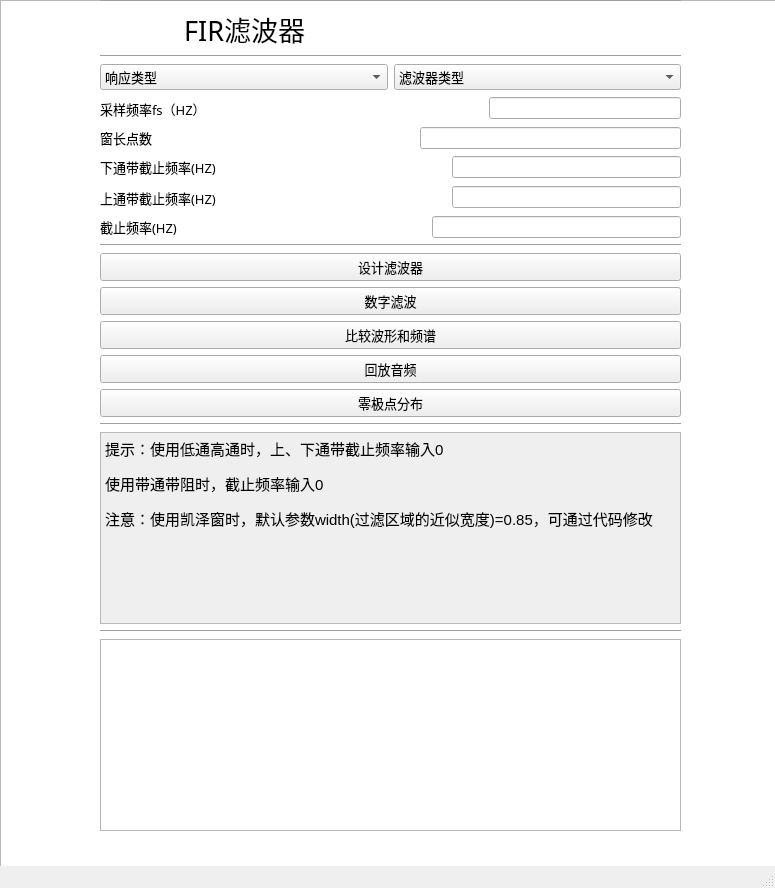
<?xml version="1.0" encoding="UTF-8"?>
<ui version="4.0">
 <class>MainWindow</class>
 <widget class="QMainWindow" name="MainWindow">
  <property name="geometry">
   <rect>
    <x>0</x>
    <y>0</y>
    <width>775</width>
    <height>888</height>
   </rect>
  </property>
  <property name="windowTitle">
   <string>MainWindow</string>
  </property>
  <property name="styleSheet">
   <string notr="true"/>
  </property>
  <widget class="QWidget" name="centralwidget">
   <widget class="QListView" name="listView">
    <property name="geometry">
     <rect>
      <x>0</x>
      <y>0</y>
      <width>791</width>
      <height>891</height>
     </rect>
    </property>
    <property name="styleSheet">
     <string notr="true">background-image: url(:/PA.png);</string>
    </property>
   </widget>
   <widget class="QWidget" name="layoutWidget">
    <property name="geometry">
     <rect>
      <x>100</x>
      <y>0</y>
      <width>581</width>
      <height>831</height>
     </rect>
    </property>
    <layout class="QVBoxLayout" name="verticalLayout_2">
     <item>
      <widget class="Line" name="line_7">
       <property name="orientation">
        <enum>Qt::Horizontal</enum>
       </property>
      </widget>
     </item>
     <item>
      <widget class="QLabel" name="label">
       <property name="font">
        <font>
         <family>黑体</family>
         <pointsize>20</pointsize>
        </font>
       </property>
       <property name="text">
        <string>            FIR滤波器</string>
       </property>
      </widget>
     </item>
     <item>
      <widget class="Line" name="line_2">
       <property name="orientation">
        <enum>Qt::Horizontal</enum>
       </property>
      </widget>
     </item>
     <item>
      <layout class="QHBoxLayout" name="horizontalLayout_7">
       <item>
        <widget class="QComboBox" name="comboBox">
         <property name="font">
          <font>
           <family>黑体</family>
           <pointsize>10</pointsize>
          </font>
         </property>
         <item>
          <property name="text">
           <string>响应类型</string>
          </property>
         </item>
         <item>
          <property name="text">
           <string>lowpass</string>
          </property>
         </item>
         <item>
          <property name="text">
           <string>highpass</string>
          </property>
         </item>
         <item>
          <property name="text">
           <string>bandpass</string>
          </property>
         </item>
         <item>
          <property name="text">
           <string>bandstop</string>
          </property>
         </item>
        </widget>
       </item>
       <item>
        <widget class="QComboBox" name="comboBox_2">
         <property name="font">
          <font>
           <family>黑体</family>
           <pointsize>10</pointsize>
          </font>
         </property>
         <item>
          <property name="text">
           <string>滤波器类型</string>
          </property>
         </item>
         <item>
          <property name="text">
           <string>triang</string>
          </property>
         </item>
         <item>
          <property name="text">
           <string>bartlett</string>
          </property>
         </item>
         <item>
          <property name="text">
           <string>hann</string>
          </property>
         </item>
         <item>
          <property name="text">
           <string>hamming</string>
          </property>
         </item>
         <item>
          <property name="text">
           <string>blackman</string>
          </property>
         </item>
         <item>
          <property name="text">
           <string>Kaiser</string>
          </property>
         </item>
        </widget>
       </item>
      </layout>
     </item>
     <item>
      <layout class="QVBoxLayout" name="verticalLayout">
       <item>
        <layout class="QHBoxLayout" name="horizontalLayout_2">
         <item>
          <widget class="QLabel" name="label_2">
           <property name="sizePolicy">
            <sizepolicy hsizetype="Expanding" vsizetype="Expanding">
             <horstretch>0</horstretch>
             <verstretch>1</verstretch>
            </sizepolicy>
           </property>
           <property name="font">
            <font>
             <family>黑体</family>
             <pointsize>10</pointsize>
            </font>
           </property>
           <property name="text">
            <string>采样频率fs（HZ）</string>
           </property>
          </widget>
         </item>
         <item>
          <spacer name="horizontalSpacer">
           <property name="orientation">
            <enum>Qt::Horizontal</enum>
           </property>
           <property name="sizeHint" stdset="0">
            <size>
             <width>40</width>
             <height>20</height>
            </size>
           </property>
          </spacer>
         </item>
         <item>
          <widget class="QLineEdit" name="lineEdit">
           <property name="enabled">
            <bool>true</bool>
           </property>
           <property name="acceptDrops">
            <bool>false</bool>
           </property>
           <property name="autoFillBackground">
            <bool>false</bool>
           </property>
           <property name="frame">
            <bool>true</bool>
           </property>
           <property name="dragEnabled">
            <bool>false</bool>
           </property>
          </widget>
         </item>
        </layout>
       </item>
       <item>
        <layout class="QHBoxLayout" name="horizontalLayout_3">
         <item>
          <widget class="QLabel" name="label_4">
           <property name="font">
            <font>
             <family>黑体</family>
             <pointsize>10</pointsize>
            </font>
           </property>
           <property name="text">
            <string>窗长点数</string>
           </property>
          </widget>
         </item>
         <item>
          <spacer name="horizontalSpacer_2">
           <property name="orientation">
            <enum>Qt::Horizontal</enum>
           </property>
           <property name="sizeHint" stdset="0">
            <size>
             <width>40</width>
             <height>20</height>
            </size>
           </property>
          </spacer>
         </item>
         <item>
          <widget class="QLineEdit" name="lineEdit_5">
           <property name="enabled">
            <bool>true</bool>
           </property>
           <property name="sizePolicy">
            <sizepolicy hsizetype="Expanding" vsizetype="Minimum">
             <horstretch>0</horstretch>
             <verstretch>0</verstretch>
            </sizepolicy>
           </property>
          </widget>
         </item>
        </layout>
       </item>
       <item>
        <layout class="QHBoxLayout" name="horizontalLayout_4">
         <item>
          <widget class="QLabel" name="label_3">
           <property name="sizePolicy">
            <sizepolicy hsizetype="Preferred" vsizetype="Expanding">
             <horstretch>0</horstretch>
             <verstretch>1</verstretch>
            </sizepolicy>
           </property>
           <property name="font">
            <font>
             <family>黑体</family>
             <pointsize>10</pointsize>
            </font>
           </property>
           <property name="text">
            <string>下通带截止频率(HZ)</string>
           </property>
          </widget>
         </item>
         <item>
          <spacer name="horizontalSpacer_3">
           <property name="orientation">
            <enum>Qt::Horizontal</enum>
           </property>
           <property name="sizeHint" stdset="0">
            <size>
             <width>40</width>
             <height>20</height>
            </size>
           </property>
          </spacer>
         </item>
         <item>
          <widget class="QLineEdit" name="lineEdit_2"/>
         </item>
        </layout>
       </item>
       <item>
        <layout class="QHBoxLayout" name="horizontalLayout_5">
         <item>
          <widget class="QLabel" name="label_7">
           <property name="sizePolicy">
            <sizepolicy hsizetype="Preferred" vsizetype="Expanding">
             <horstretch>0</horstretch>
             <verstretch>1</verstretch>
            </sizepolicy>
           </property>
           <property name="font">
            <font>
             <family>黑体</family>
             <pointsize>10</pointsize>
            </font>
           </property>
           <property name="text">
            <string>上通带截止频率(HZ)</string>
           </property>
          </widget>
         </item>
         <item>
          <spacer name="horizontalSpacer_4">
           <property name="orientation">
            <enum>Qt::Horizontal</enum>
           </property>
           <property name="sizeHint" stdset="0">
            <size>
             <width>40</width>
             <height>20</height>
            </size>
           </property>
          </spacer>
         </item>
         <item>
          <widget class="QLineEdit" name="lineEdit_3"/>
         </item>
        </layout>
       </item>
       <item>
        <layout class="QHBoxLayout" name="horizontalLayout_6">
         <item>
          <widget class="QLabel" name="label_6">
           <property name="font">
            <font>
             <family>黑体</family>
             <pointsize>10</pointsize>
            </font>
           </property>
           <property name="text">
            <string>截止频率(HZ)</string>
           </property>
          </widget>
         </item>
         <item>
          <spacer name="horizontalSpacer_5">
           <property name="orientation">
            <enum>Qt::Horizontal</enum>
           </property>
           <property name="sizeHint" stdset="0">
            <size>
             <width>40</width>
             <height>20</height>
            </size>
           </property>
          </spacer>
         </item>
         <item>
          <widget class="QLineEdit" name="lineEdit_4"/>
         </item>
        </layout>
       </item>
      </layout>
     </item>
     <item>
      <widget class="Line" name="line">
       <property name="orientation">
        <enum>Qt::Horizontal</enum>
       </property>
      </widget>
     </item>
     <item>
      <widget class="QPushButton" name="pushButton">
       <property name="font">
        <font>
         <family>黑体</family>
         <pointsize>10</pointsize>
        </font>
       </property>
       <property name="text">
        <string>设计滤波器</string>
       </property>
      </widget>
     </item>
     <item>
      <widget class="QPushButton" name="pushButton_2">
       <property name="font">
        <font>
         <family>黑体</family>
         <pointsize>10</pointsize>
        </font>
       </property>
       <property name="text">
        <string>数字滤波</string>
       </property>
      </widget>
     </item>
     <item>
      <widget class="QPushButton" name="pushButton_3">
       <property name="font">
        <font>
         <family>黑体</family>
         <pointsize>10</pointsize>
        </font>
       </property>
       <property name="text">
        <string>比较波形和频谱</string>
       </property>
      </widget>
     </item>
     <item>
      <widget class="QPushButton" name="pushButton_4">
       <property name="enabled">
        <bool>true</bool>
       </property>
       <property name="font">
        <font>
         <family>黑体</family>
         <pointsize>10</pointsize>
        </font>
       </property>
       <property name="acceptDrops">
        <bool>false</bool>
       </property>
       <property name="autoFillBackground">
        <bool>false</bool>
       </property>
       <property name="text">
        <string>回放音频</string>
       </property>
      </widget>
     </item>
     <item>
      <widget class="QPushButton" name="pushButton_5">
       <property name="font">
        <font>
         <family>黑体</family>
         <pointsize>10</pointsize>
        </font>
       </property>
       <property name="text">
        <string>零极点分布</string>
       </property>
      </widget>
     </item>
     <item>
      <widget class="Line" name="line_6">
       <property name="orientation">
        <enum>Qt::Horizontal</enum>
       </property>
      </widget>
     </item>
     <item>
      <widget class="QTextBrowser" name="textBrowser_2">
       <property name="enabled">
        <bool>false</bool>
       </property>
       <property name="sizePolicy">
        <sizepolicy hsizetype="Minimum" vsizetype="Fixed">
         <horstretch>0</horstretch>
         <verstretch>0</verstretch>
        </sizepolicy>
       </property>
       <property name="styleSheet">
        <string notr="true"/>
       </property>
       <property name="html">
        <string>&lt;!DOCTYPE HTML PUBLIC &quot;-//W3C//DTD HTML 4.0//EN&quot; &quot;http://www.w3.org/TR/REC-html40/strict.dtd&quot;&gt;
&lt;html&gt;&lt;head&gt;&lt;meta name=&quot;qrichtext&quot; content=&quot;1&quot; /&gt;&lt;style type=&quot;text/css&quot;&gt;
p, li { white-space: pre-wrap; }
&lt;/style&gt;&lt;/head&gt;&lt;body style=&quot; font-family:'SimSun'; font-size:9pt; font-weight:400; font-style:normal;&quot;&gt;
&lt;p style=&quot; margin-top:12px; margin-bottom:12px; margin-left:0px; margin-right:0px; -qt-block-indent:0; text-indent:0px;&quot;&gt;&lt;span style=&quot; font-size:11pt; color:#000000;&quot;&gt;提示：使用低通高通时，上、下通带截止频率输入0&lt;/span&gt;&lt;/p&gt;
&lt;p style=&quot; margin-top:12px; margin-bottom:12px; margin-left:0px; margin-right:0px; -qt-block-indent:0; text-indent:0px;&quot;&gt;&lt;span style=&quot; font-size:11pt; color:#000000;&quot;&gt;使用带通带阻时，截止频率输入0&lt;/span&gt;&lt;/p&gt;
&lt;p style=&quot; margin-top:12px; margin-bottom:12px; margin-left:0px; margin-right:0px; -qt-block-indent:0; text-indent:0px;&quot;&gt;&lt;span style=&quot; font-size:11pt; color:#000000;&quot;&gt;注意：使用凯泽窗时，默认参数width(过滤区域的近似宽度)=0.85，可通过代码修改&lt;/span&gt;&lt;/p&gt;&lt;/body&gt;&lt;/html&gt;</string>
       </property>
      </widget>
     </item>
     <item>
      <widget class="Line" name="line_5">
       <property name="orientation">
        <enum>Qt::Horizontal</enum>
       </property>
      </widget>
     </item>
     <item>
      <widget class="QTextBrowser" name="textBrowser">
       <property name="styleSheet">
        <string notr="true"/>
       </property>
      </widget>
     </item>
    </layout>
   </widget>
  </widget>
  <widget class="QMenuBar" name="menubar">
   <property name="geometry">
    <rect>
     <x>0</x>
     <y>0</y>
     <width>775</width>
     <height>26</height>
    </rect>
   </property>
  </widget>
  <widget class="QStatusBar" name="statusbar"/>
 </widget>
 <resources>
  <include location="background.qrc"/>
 </resources>
 <connections/>
</ui>
